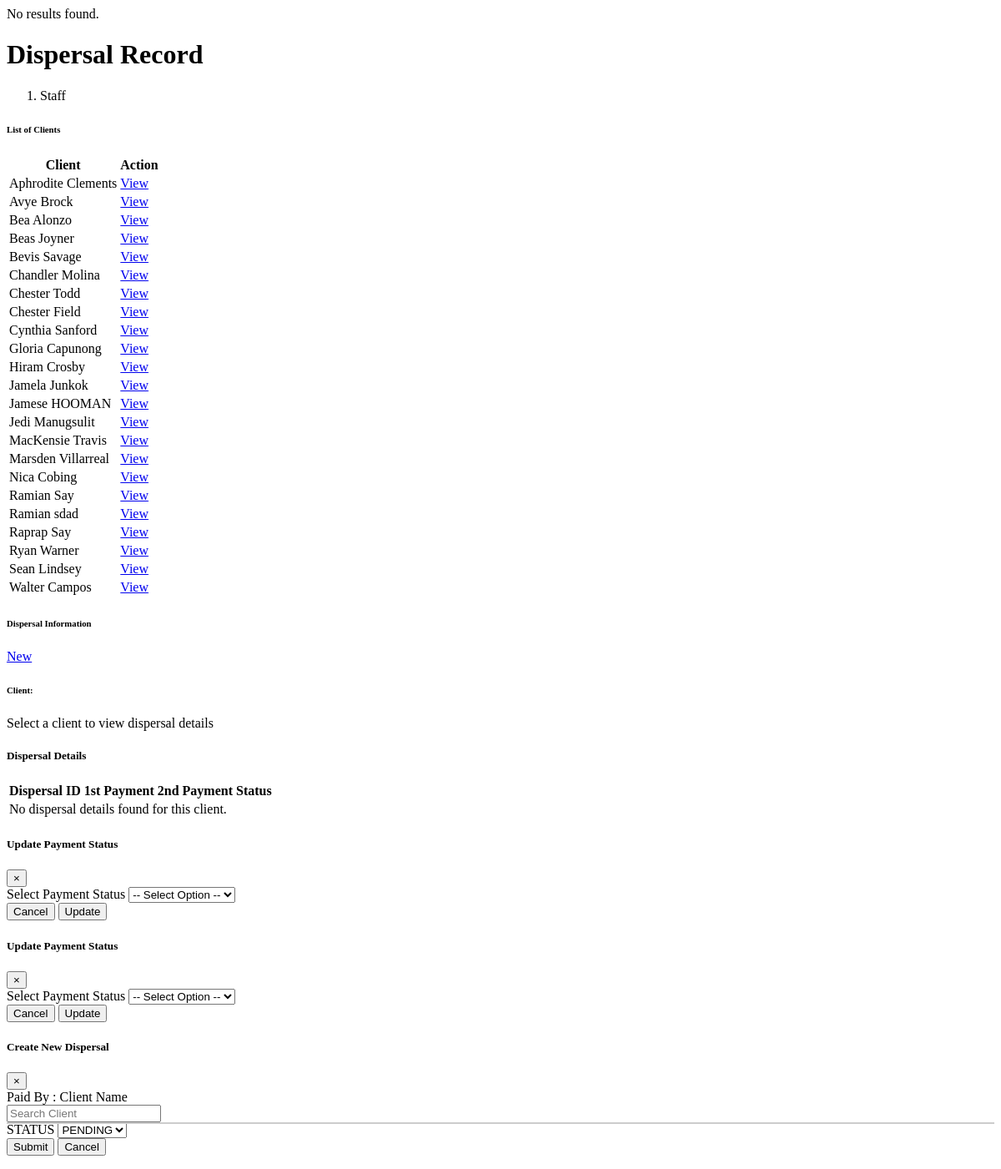
Page /administrator/Dispersal/Dispersal_list.php on the committed database.
### tables this page shows
CREATE TABLE `client` (
  `CLIENT_ID` int(11) NOT NULL,
  `FNAME` varchar(150) NOT NULL,
  `LNAME` varchar(140) NOT NULL,
  `MIDINITIAL` varchar(150) NOT NULL,
  `ASSOCIATION` varchar(255) NOT NULL,
  `CONTACT_NO` varchar(255) NOT NULL,
  `ADDRESS` varchar(150) NOT NULL,
  `DATE_REGISTERED` date NOT NULL
);

### administrator/Dispersal/Dispersal_list.php (the view, shortened to what this page needs)
<?php
require("connection/connection.php");
$clientQuery = "SELECT CLIENT_ID, CONCAT(FNAME, ' ', LNAME) AS full_name FROM client ORDER BY FNAME ASC";
$clientResult = mysqli_query($con, $clientQuery);
$clients = mysqli_fetch_all($clientResult, MYSQLI_ASSOC);
$dispersals = [];
$selectedClientName = '';
?>
<div class="content-wrapper">
  <div class="content-header">
    <div class="container-fluid">
      <div class="row mb-2">
        <div class="col-sm-6">
          <h1 class="m-0 text-dark">Dispersal Record</h1>
        </div>
        <div class="col-sm-6">
          <ol class="breadcrumb float-sm-right">
            <li class="breadcrumb-item active">Staff</li>
          </ol>
        </div>
      </div>
    </div>
  </div>
  <section class="content">
    <div class="container-fluid">
      <div class="row">
        <div class="col-md-4 mb-4">
          <div class="card shadow-sm">
            <div class="card-header bg-primary text-white">
              <h6 class="mb-0"><b>List of Clients</b></h6>
            </div>
            <div class="card-body">
              <table id="clientTBL" class="table table-bordered table-hover">
                <thead class="thead-dark">
                  <tr>
                    <th>Client</th>
                    <th>Action</th>
                  </tr>
                </thead>
                <tbody>
                  <?php foreach ($clients as $client) { ?>
                    <tr>
                      <td><?= htmlspecialchars($client['full_name']); ?></td>
                      <td>
                        <a href="index.php?page=Dispersal&client_id=<?= $client['CLIENT_ID']; ?>" class="btn btn-info btn-sm elevation-1">
                          View
                        </a>
                      </td>
                    </tr>
                  <?php } ?>
                </tbody>
              </table>
            </div>
          </div>
        </div>
        <div class="col-md-8 mb-4">
          <div class="card shadow-lg border-0">
            <div class="card-header d-flex justify-content-between align-items-center bg-primary text-white">
            <h6 class="mb-0">
              <i class="fas fa-list mr-2"></i>Dispersal Information
            </h6>
            <a href="#" class="btn btn-dark btn-sm ml-auto" data-toggle="modal" data-target="#Add_dispersalModal">
              <i class="fas fa-plus"></i> New
            </a>
          </div>
            <div class="card-body">
              <div class="mb-4">
                <h6 class="font-weight-bold text-muted">Client:</h6>
                <p id="clientNameDisplay" class="text-dark">
                  <?= $selectedClientName ? htmlspecialchars($selectedClientName) : "Select a client to view dispersal details"; ?>
                </p>
              </div>
              <h5 class="text-primary font-weight-bold">Dispersal Details</h5>
              <div class="table-responsive">
                <table class="table table-hover table-bordered">
                  <thead class="thead-dark">
                    <tr>
                      <th>Dispersal ID</th>
                      <th>1st Payment</th>
                      <th>2nd Payment</th>
                      <th>Status</th>
                    </tr>
                  </thead>
                  <tbody>
                    <?php if (!empty($dispersals)) { ?>
                      <?php foreach ($dispersals as $dispersal) {
                        $isFirstPaymentPaid = !empty($dispersal['1ST_PAYMENT_ID']);
                        $isSecondPaymentPaid = !empty($dispersal['2ND_PAYMENT_ID']);
                        $status = $isFirstPaymentPaid && $isSecondPaymentPaid ? "Completed" : ($isFirstPaymentPaid ? "Partially Paid" : "Unpaid");
                      ?>
                        <tr>
                          <td><?= htmlspecialchars($dispersal['DISPERSAL_ID']); ?></td>
                          <td>
                            <?php if (!$isFirstPaymentPaid) { ?>
                              <button class="btn btn-danger btn-sm payment-button-1st"
                                      id="edit-btn"
                                      data-dispersal-id1="<?= $dispersal['DISPERSAL_ID']; ?>"
                                      data-payment-type="1ST_PAYMENT_ID"
                                      data-client-name="<?= htmlspecialchars($selectedClientName); ?>">
                                Unpaid
                              </button>
                            <?php } else { ?>
                              <span class="badge badge-success">Paid</span>
                            <?php } ?>
                          </td>
                          <td>
                            <?php if (!$isSecondPaymentPaid) { ?>
                              <button class="btn btn-danger btn-sm payment-button-2nd"
                                      id="edit-btn"
                                      data-dispersal-id2="<?= $dispersal['DISPERSAL_ID']; ?>"
                                      data-payment-type="2ND_PAYMENT_ID"
                                      data-client-name="<?= htmlspecialchars($selectedClientName); ?>">
                                Unpaid
                              </button>
                            <?php } else { ?>
                              <span class="badge badge-success">Paid</span>
                            <?php } ?>
                          </td>
                          <td>
                            <span class="<?= $status === 'Completed' ? 'text-success font-weight-bold' : ($status === 'Partially Paid' ? 'text-warning font-weight-bold' : 'text-danger font-weight-bold'); ?>">
                              <?= htmlspecialchars($status); ?>
                            </span>
                          </td>
                        </tr>
                      <?php } ?>
                    <?php } else { ?>
                      <tr>
                        <td colspan="4" class="text-center text-muted">
                          No dispersal details found for this client.
                        </td>
                      </tr>
                    <?php } ?>
                  </tbody>
                </table>
              </div>
            </div>
          </div>
        </div>
      </div>
    </div>
  </section>
 <?php include('updateFirstPayment.php'); ?>
 <?php include('updateSecondPayment.php'); ?>
<?php include("administrator/Dispersal/add_dispersal.php"); ?>

### rows in the picture
client: full_name "Aphrodite Clements"
client: full_name "Avye Brock"
client: full_name "Bea Alonzo"
client: full_name "Beas Joyner"
client: full_name "Bevis Savage"
client: full_name "Chandler Molina"
client: full_name "Chester Todd"
client: full_name "Chester Field"
client: full_name "Cynthia Sanford"
client: full_name "Gloria Capunong"
client: full_name "Hiram Crosby"
client: full_name "Jamela Junkok"
client: full_name "Jamese HOOMAN"
client: full_name "Jedi Manugsulit"
client: full_name "MacKensie Travis"
client: full_name "Marsden Villarreal"
client: full_name "Nica Cobing"
client: full_name "Ramian Say"
client: full_name "Ramian sdad"
client: full_name "Raprap Say"
client: full_name "Ryan Warner"
client: full_name "Sean Lindsey"
client: full_name "Walter Campos"
